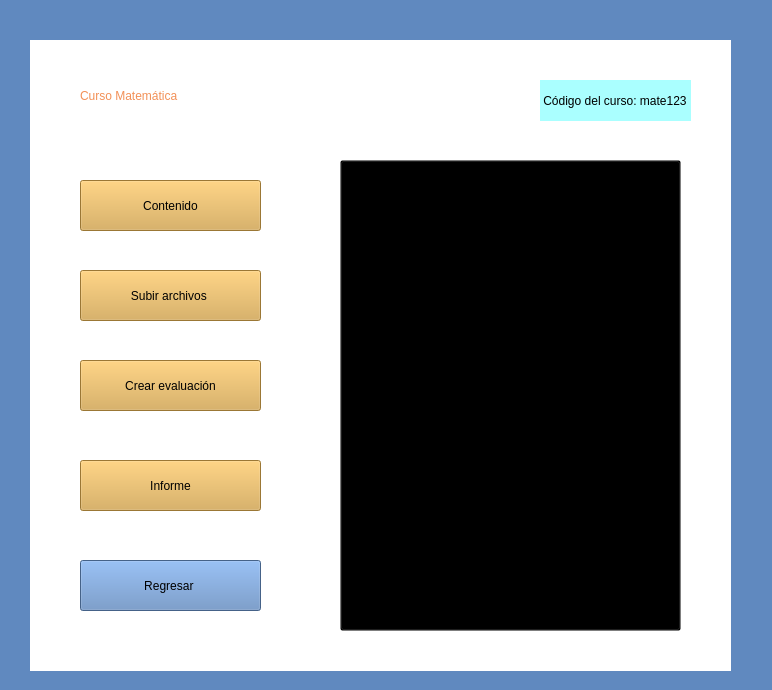
<?xml version="1.0" encoding="UTF-8"?>
<ui version="4.0">
 <class>menuCursos</class>
 <widget class="QMainWindow" name="menuCursos">
  <property name="geometry">
   <rect>
    <x>0</x>
    <y>0</y>
    <width>772</width>
    <height>690</height>
   </rect>
  </property>
  <property name="windowTitle">
   <string>MainWindow</string>
  </property>
  <property name="styleSheet">
   <string notr="true">background-color: rgb(96, 137, 191);</string>
  </property>
  <widget class="QWidget" name="centralwidget">
   <widget class="QLabel" name="label">
    <property name="geometry">
     <rect>
      <x>30</x>
      <y>40</y>
      <width>701</width>
      <height>631</height>
     </rect>
    </property>
    <property name="styleSheet">
     <string notr="true">background-color: rgb(255, 255, 255);</string>
    </property>
    <property name="text">
     <string/>
    </property>
   </widget>
   <widget class="QLabel" name="nombreCursos">
    <property name="geometry">
     <rect>
      <x>80</x>
      <y>70</y>
      <width>451</width>
      <height>51</height>
     </rect>
    </property>
    <property name="styleSheet">
     <string notr="true">font: 700 36pt &quot;Segoe UI&quot;;
color: rgb(242, 144, 87);
background-color: rgb(255, 255, 255);</string>
    </property>
    <property name="text">
     <string>Curso Matemática</string>
    </property>
   </widget>
   <widget class="QPushButton" name="botonContenido">
    <property name="geometry">
     <rect>
      <x>80</x>
      <y>180</y>
      <width>181</width>
      <height>51</height>
     </rect>
    </property>
    <property name="styleSheet">
     <string notr="true">background-color: rgb(217, 167, 74);
font: 700 14pt &quot;Segoe UI&quot;;</string>
    </property>
    <property name="text">
     <string>Contenido</string>
    </property>
   </widget>
   <widget class="QPushButton" name="botonDoc">
    <property name="geometry">
     <rect>
      <x>80</x>
      <y>270</y>
      <width>181</width>
      <height>51</height>
     </rect>
    </property>
    <property name="styleSheet">
     <string notr="true">background-color: rgb(217, 167, 74);
font: 700 14pt &quot;Segoe UI&quot;;</string>
    </property>
    <property name="text">
     <string>Subir archivos </string>
    </property>
   </widget>
   <widget class="QPushButton" name="botonEvaluacion">
    <property name="geometry">
     <rect>
      <x>80</x>
      <y>360</y>
      <width>181</width>
      <height>51</height>
     </rect>
    </property>
    <property name="styleSheet">
     <string notr="true">background-color: rgb(217, 167, 74);
font: 700 14pt &quot;Segoe UI&quot;;</string>
    </property>
    <property name="text">
     <string>Crear evaluación</string>
    </property>
   </widget>
   <widget class="QPushButton" name="botonInforme">
    <property name="geometry">
     <rect>
      <x>80</x>
      <y>460</y>
      <width>181</width>
      <height>51</height>
     </rect>
    </property>
    <property name="styleSheet">
     <string notr="true">background-color: rgb(217, 167, 74);
font: 700 14pt &quot;Segoe UI&quot;;</string>
    </property>
    <property name="text">
     <string>Informe</string>
    </property>
   </widget>
   <widget class="QPushButton" name="botoRegresarCurso">
    <property name="geometry">
     <rect>
      <x>80</x>
      <y>560</y>
      <width>181</width>
      <height>51</height>
     </rect>
    </property>
    <property name="styleSheet">
     <string notr="true">background-color: rgb(96, 137, 191);
font: 700 14pt &quot;Segoe UI&quot;;</string>
    </property>
    <property name="text">
     <string>Regresar </string>
    </property>
   </widget>
   <widget class="QPushButton" name="pushButton">
    <property name="geometry">
     <rect>
      <x>340</x>
      <y>160</y>
      <width>341</width>
      <height>471</height>
     </rect>
    </property>
    <property name="styleSheet">
     <string notr="true">background-color: rgba(0, 0, 0, 0);</string>
    </property>
    <property name="text">
     <string/>
    </property>
    <property name="icon">
     <iconset>
      <normaloff>img/m2.jpg</normaloff>img/m2.jpg</iconset>
    </property>
    <property name="iconSize">
     <size>
      <width>500</width>
      <height>500</height>
     </size>
    </property>
   </widget>
   <widget class="QLabel" name="label_2">
    <property name="geometry">
     <rect>
      <x>540</x>
      <y>80</y>
      <width>151</width>
      <height>41</height>
     </rect>
    </property>
    <property name="styleSheet">
     <string notr="true">background-color: rgb(170, 255, 255);
font: 700 9pt &quot;Segoe UI&quot;;</string>
    </property>
    <property name="text">
     <string> Código del curso: mate123</string>
    </property>
   </widget>
  </widget>
 </widget>
 <resources/>
 <connections/>
</ui>
